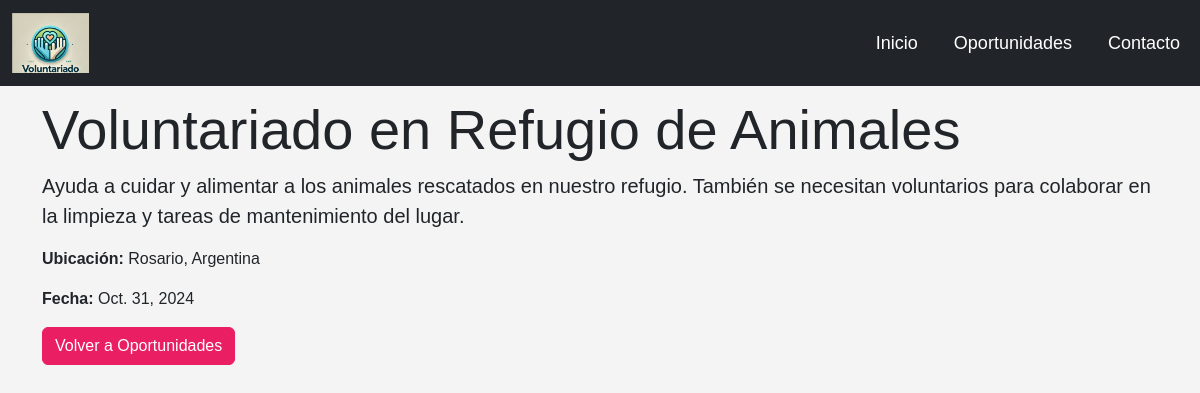
Page /oportunidad/10/ on the committed database.
### voluntarios/models.py (models this page shows, shortened)
class Oportunidad(models.Model):
    nombre = models.CharField(max_length=200)
    descripcion = models.TextField()
    ubicacion = models.CharField(max_length=100)
    fecha = models.DateField()
    requisitos = models.TextField(null=True)  # Asegúrate de tener este campo
    contacto = models.CharField(max_length=100, null=True)  # Cambia a nullable
    imagen = models.ImageField(upload_to='voluntariados/', null=True, blank=True)

### voluntarios/views.py (the view)
# urls.py: path('oportunidad/<int:id>/', oportunidad_detalle, name='oportunidad_detalle'),  # Nueva ruta para los detalles
def oportunidad_detalle(request, id):
    oportunidad = get_object_or_404(Oportunidad, id=id)
    return render(request, 'oportunidad_detalle.html', {'oportunidad': oportunidad})

### voluntarios/templates/oportunidad_detalle.html (shortened to what this page needs)
{% load static %}
<!DOCTYPE html>
<html lang="es">
<head>
    <link href="https://cdn.jsdelivr.net/npm/bootstrap@5.3.0-alpha1/dist/css/bootstrap.min.css" rel="stylesheet">
    <link rel="stylesheet" href="{% static 'css/styless.css' %}">
</head>
<body>
    <nav class="navbar navbar-expand-lg navbar-dark bg-dark fixed-top">
        <div class="container-fluid">
            <a class="navbar-brand" href="#">
                <img src="{% static 'img/logo.png' %}" alt="Logo" class="logo">
            </a>
            <div class="collapse navbar-collapse" id="navbarNav">
                <ul class="navbar-nav ms-auto">
                    <li class="nav-item">
                        <a class="nav-link" href="/">Inicio</a>
                    </li>
                    <li class="nav-item">
                        <a class="nav-link" href="/#oportunidades">Oportunidades</a>
                    </li>
                    <li class="nav-item">
                        <a class="nav-link" href="/#contacto">Contacto</a>
                    </li>
                </ul>
            </div>
        </div>
    </nav>
    <section class="py-5 mt-5">
        <div class="container">
            <h1 class="display-4">{{ oportunidad.nombre }}</h1>
            <p class="lead">{{ oportunidad.descripcion }}</p>
            <p><strong>Ubicación:</strong> {{ oportunidad.ubicacion }}</p>
            <p><strong>Fecha:</strong> {{ oportunidad.fecha }}</p>
            <a href="/" class="btn btn-primary">Volver a Oportunidades</a>
        </div>
    </section>
</body>
</html>

### voluntarios/static/css/styless.css (style rules this page uses)
body { font-family: 'Arial', sans-serif; margin: 0; padding: 0; background-color: #f4f4f4; }
.navbar-dark { background-color: #e91e63; }
.navbar-nav .nav-link { color: #fff; font-size: 18px; margin-left: 20px; }
.navbar-brand .logo { height: 60px; }
.btn-primary { background-color: #e91e63; border-color: #e91e63; }

### rows in the picture
Oportunidad: nombre "Voluntariado en Refugio de Animales", descripcion "Ayuda a cuidar y alimentar a los animales rescatados en nuestro refugio. También se necesitan voluntarios para colaborar en la limpieza y tareas de mantenimiento del lugar.", ubicacion "Rosario, Argentina", fecha "Oct. 31, 2024"
